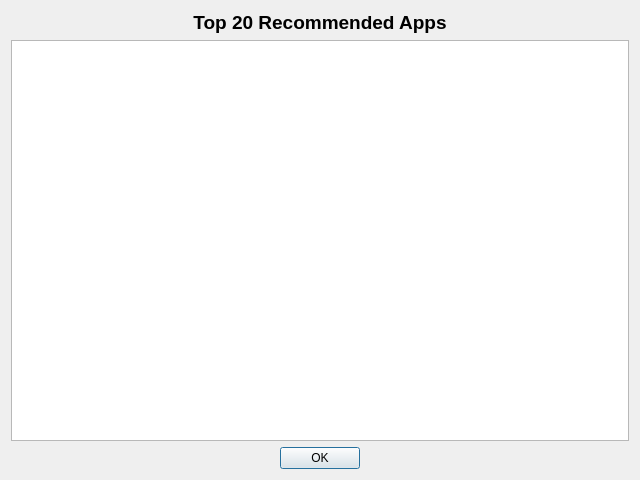
<?xml version="1.0" encoding="UTF-8"?>
<ui version="4.0">
 <class>Dialog</class>
 <widget class="QDialog" name="Dialog">
  <property name="geometry">
   <rect>
    <x>0</x>
    <y>0</y>
    <width>640</width>
    <height>480</height>
   </rect>
  </property>
  <property name="windowTitle">
   <string>Recommended Apps</string>
  </property>
  <property name="windowIcon">
   <iconset>
    <normaloff>../resources/icon.png</normaloff>../resources/icon.png</iconset>
  </property>
  <layout class="QVBoxLayout" name="verticalLayout">
   <item>
    <widget class="QLabel" name="label">
     <property name="text">
      <string>&lt;html&gt;&lt;head/&gt;&lt;body&gt;&lt;p&gt;&lt;span style=&quot; font-size:14pt; font-weight:600;&quot;&gt;Top 20 Recommended Apps&lt;/span&gt;&lt;/p&gt;&lt;/body&gt;&lt;/html&gt;</string>
     </property>
     <property name="alignment">
      <set>Qt::AlignCenter</set>
     </property>
    </widget>
   </item>
   <item>
    <widget class="QTableView" name="tableView"/>
   </item>
   <item>
    <widget class="QDialogButtonBox" name="buttonBox">
     <property name="orientation">
      <enum>Qt::Horizontal</enum>
     </property>
     <property name="standardButtons">
      <set>QDialogButtonBox::Ok</set>
     </property>
     <property name="centerButtons">
      <bool>true</bool>
     </property>
    </widget>
   </item>
  </layout>
 </widget>
 <resources/>
 <connections>
  <connection>
   <sender>buttonBox</sender>
   <signal>accepted()</signal>
   <receiver>Dialog</receiver>
   <slot>accept()</slot>
   <hints>
    <hint type="sourcelabel">
     <x>248</x>
     <y>254</y>
    </hint>
    <hint type="destinationlabel">
     <x>157</x>
     <y>274</y>
    </hint>
   </hints>
  </connection>
  <connection>
   <sender>buttonBox</sender>
   <signal>rejected()</signal>
   <receiver>Dialog</receiver>
   <slot>reject()</slot>
   <hints>
    <hint type="sourcelabel">
     <x>316</x>
     <y>260</y>
    </hint>
    <hint type="destinationlabel">
     <x>286</x>
     <y>274</y>
    </hint>
   </hints>
  </connection>
 </connections>
</ui>
